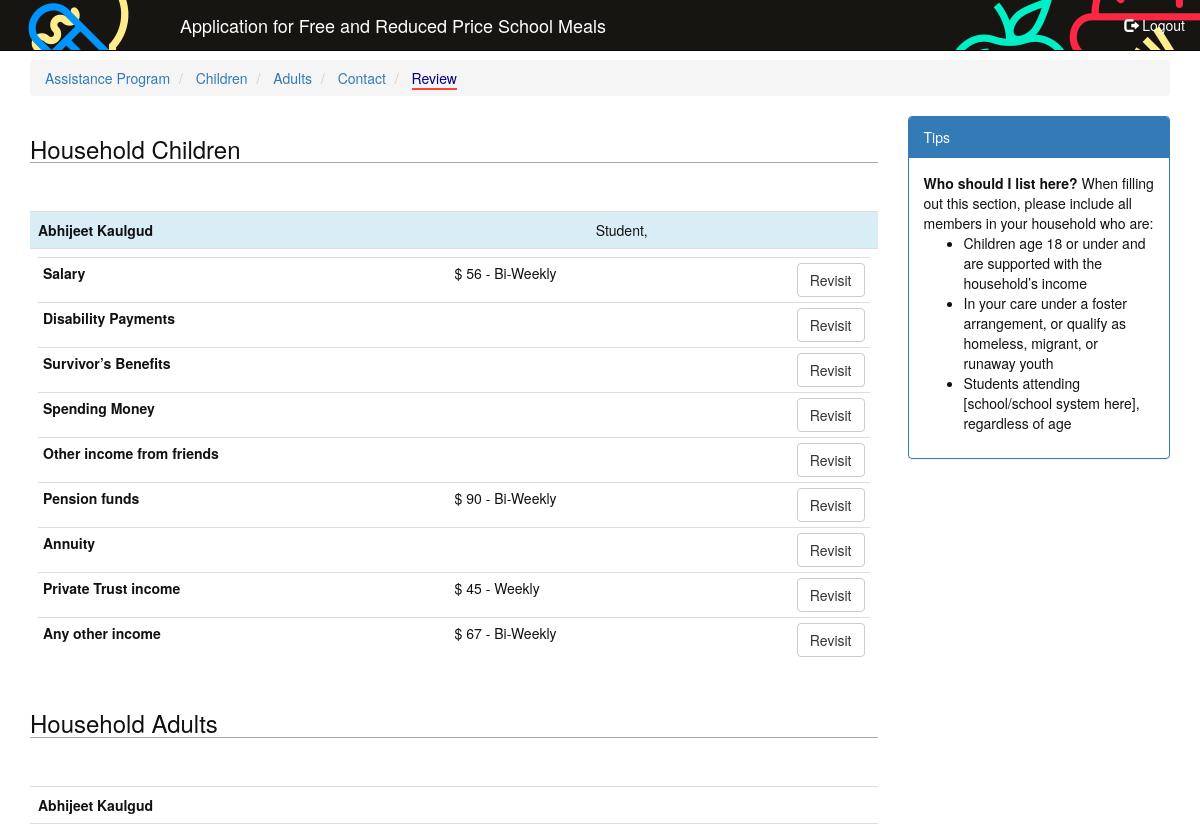
Page /eat/app/review (signed in, upper part) on the earlier database version.
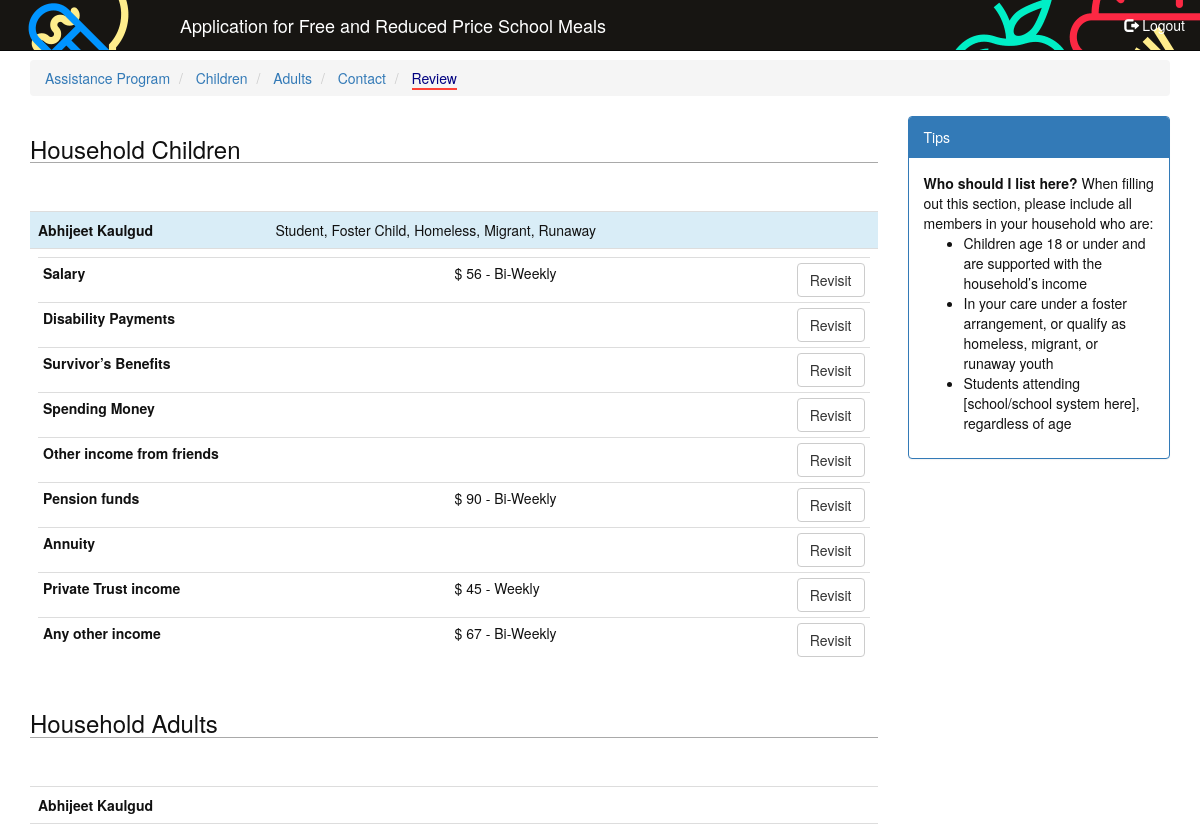
Same page on the later database version.
### eat/models.py (models this page shows)
class Child(models.Model):
    children = models.Manager()
    application = models.ForeignKey(Application, on_delete=models.CASCADE)
    first_name = models.CharField(max_length=25,
                                  verbose_name='First Name')
    last_name = models.CharField(max_length=25,
                                 verbose_name='Last Name')
    middle_name = models.CharField(max_length=25,
                                   verbose_name='Middle Name',
                                   blank=True,
                                   null=True)
    is_student = models.BooleanField(verbose_name='Is Student')
    foster_child = models.BooleanField(verbose_name='Is Foster Child')
    hmr = models.BooleanField(verbose_name='Homeless, Migrant, Runaway')
    salary = models.IntegerField(verbose_name='Salary',
                                 help_text='Salary or Wages from a Job',
                                 blank=True,
                                 null=True)
    salary_frequency = models.IntegerField(choices=PAY_FREQUENCIES,
                                           verbose_name='Frequency Of Salary',
                                           help_text='How often are earnings received',
                                           blank=True,
                                           null=True)
    ssi_disability = models.IntegerField(verbose_name='Social Security Income for Disability',
                                         help_text='Social security income for childs blindness or disability',
                                         blank=True,
                                         null=True)
    ssi_disability_frequency = models.IntegerField(choices=PAY_FREQUENCIES,
                                                   verbose_name='Frequency Of Social Security Income for Disability',
                                                   help_text='How often are earnings received',
                                                   blank=True,
                                                   null=True)
    ssi_parent_disability = models.IntegerField(verbose_name='Social Security Income for Parents Disability',
                                                help_text='Social security income received if parent is disabled/retired/deceased',
                                                blank=True,
                                                null=True)
    ssi_parent_disability_frequency = models.IntegerField(choices=PAY_FREQUENCIES,
                                                          verbose_name='Frequency Of Social Security Income for Parent Disabilty',
                                                          help_text='How often are earnings received',
                                                          blank=True,
                                                          null=True)
    spending_money_income = models.IntegerField(verbose_name='Spending Money Income',
                                                help_text='Spending money received from a person outside the household',
                                                blank=True,
                                                null=True)
    spending_money_income_frequency = models.IntegerField(choices=PAY_FREQUENCIES,
                                                          verbose_name='Frequency Of Spending Money Income',
                                                          help_text='How often are earnings received',
                                                          blank=True,
                                                          null=True)
    other_friend_income = models.IntegerField(verbose_name='Other Regular Income From Friends',
                                              blank=True,
                                              null=True)
    other_friend_income_frequency = models.IntegerField(choices=PAY_FREQUENCIES,
                                                        verbose_name='Frequency Of Other Regular Income From Friends',
                                                        help_text='How often are earnings received',
                                                        blank=True,
                                                        null=True)
    pension_income = models.IntegerField(verbose_name='Pension Income',
                                         blank=True,
                                         null=True)
    pension_income_frequency = models.IntegerField(choices=PAY_FREQUENCIES,
                                                   verbose_name='Pension Income Frequency',
                                                   help_text='How often are earnings received',
                                                   blank=True,
                                                   null=True)
    annuity_income = models.IntegerField(verbose_name='Annuity Income',
                                         blank=True,
                                         null=True)
    annuity_income_frequency = models.IntegerField(choices=PAY_FREQUENCIES,
                                                   verbose_name='Annuity Income Frequency',
                                                   help_text='How often are earnings received',
                                                   blank=True,
                                                   null=True)
    trust_income = models.IntegerField(verbose_name='Trust Income',
                                       blank=True,
                                       null=True)
    trust_income_frequency = models.IntegerField(choices=PAY_FREQUENCIES,
                                                 verbose_name='Trust Income Frequency',
                                                 help_text='How often are earnings received',
                                                 blank=True,
                                                 null=True)
    other_income = models.IntegerField(verbose_name='Other Income',
                                       help_text='Any other income',
                                       blank=True,
                                       null=True)
    other_income_frequency = models.IntegerField(choices=PAY_FREQUENCIES,
                                                 verbose_name='Other Income Frequency',
                                                 help_text='How often are earnings received',
                                                 blank=True,
                                                 null=True)

### eat/views.py (the view)
@login_required
def review(request):
    args = dict()
    app = AppUtil.get_by_user(user=request.user)
    _children = Child.children.filter(application=app[0])
    _adults = Adult.adults.filter(application=app[0])
    args['app'] = app[0]
    args['children'] = _children
    args['adults'] = _adults
    args['nav'] = AppUtil.get_nav(nav=nav, url='review')
    args['child_earnings_pages'] = AppUtil.get_earnings_pages('children')
    args['adult_earnings_pages'] = AppUtil.get_earnings_pages('adults')
    return render(request, "eat/user/application/review.html", args)

### eat/templatetags/navigation.py (called while the page is built)
@register.inclusion_tag('eat/user/application/nav.html')
def show_nav(nav):
    return {'nav': nav}

### eat/templatetags/tags.py (called while the page is built)
@register.filter(name='getvalue')
def getvalue(object, property):
    if object:
        return getattr(object, property)
    else:
        return None

@register.filter(name='frequencylabel')
def frequencylabel(value):
    if value:
        return dict(PAY_FREQUENCIES).get(value)
    else:
        return ""

### eat/util.py (called while the page is built)
    @classmethod
    def get_by_user(cls, user):
        app = Application.applications.filter(user=user.id)
        return app

    @classmethod
    def get_earnings_pages(self, entity):
        p = EarningsPage.objects.get(name=entity)
        e = []
        while p.next.name != entity:
            if p.next.page_type == 'form':
                e.append(p.next)
            p = p.next
        return e

    @classmethod
    def get_nav(cls, nav, url):
        t = []
        for k, v in nav.items():
            v['current'] = True if v['url'] == url else False
            t.append(v)
        s = sorted(t, key=lambda k:k['position'])
        return s

### eat/templates/eat/user/application/review.html (shortened to what this page needs)
{% extends "eat/user/application/base.html" %}
{% load staticfiles %}
{% load humanize %}
{% load tags %}
{% block application_content_main %}
    <h3>Household Children</h3>
    {% if children %}
        <table class="table">
            {% for child in children %}
                <tr class="info">
                    <th>{{ child.first_name }} {{ child.middle_name }} {{ child.last_name }}</th>
                    <td>
                        {% if child.is_student %} Student, {% endif %}
                        {% if child.foster_child %} Foster Child, {% endif %}
                        {% if child.hmr %} Homeless, Migrant, Runaway {% endif %}
                    </td>
                </tr>
                {% if not child.application.assistance_program %}
                    <tr>
                        <td colspan="2">
                            <table class="table table-condensed">
                                {% for page in child_earnings_pages %}
                                    <tr>
                                        <th>{{ page.display_title }}</th>
                                        <td>
                                            {% if child|getvalue:page.value_field %}
                                                $ {{ child|getvalue:page.value_field|intcomma }} -
                                                {{ child|getvalue:page.frequency_field|frequencylabel }}
                                            {% endif %}
                                        </td>
                                        <td>
                                            <a class="btn btn-default pull-right"
                                               href="{% url page.name  child_id=child.id %}">
                                                Revisit
                                            </a>
                                        </td>
                                    </tr>
                                {% endfor %}
                            </table>
                        </td>
                    </tr>
                {% endif %}
            {% endfor %}
        </table>
    {% endif %}
    <h3>Household Adults</h3>
    {% if adults %}
        <table class="table">
            {% for adult in adults %}
                <tr>
                    <th>{{ adult.first_name }} {{ adult.middle_name }} {{ adult.last_name }}</th>
                </tr>
                <tr>
                    <td>
                    </td>
                </tr>
            {% endfor %}
        </table>
    {% endif %}
{% endblock %}
{% block application_content_right %}
    <div class="panel panel-primary">
        <div class="panel-heading">
            Tips
        </div>
        <div class="panel-body">
            <strong>Who should I list here?</strong>
            When filling out this section, please include all members in your household who are:
            <ul>
                <li>Children age 18 or under and are supported with the household’s income</li>
                <li>In your care under a foster arrangement, or qualify as homeless, migrant, or runaway youth</li>
                <li>Students attending [school/school system here], regardless of age</li>
            </ul>
        </div>
    </div>
{% endblock %}

Differences in the rows shown:
changed Child "Abhijeet": now shows "Foster Child,"; now shows "Homeless, Migrant, Runaway"
